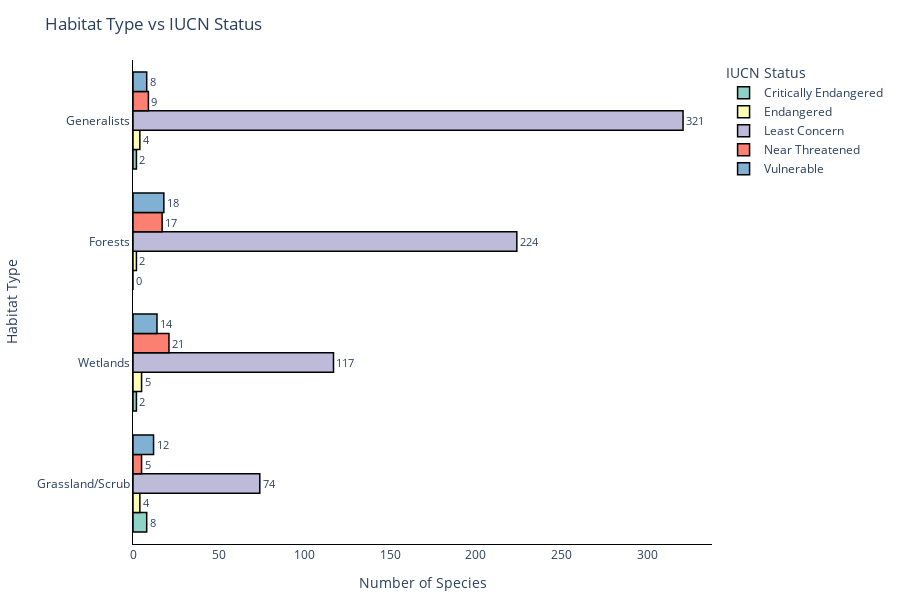

The notebook cell this image was saved under:
### Markdown cell above
### Habitat Type vs IUCN Status

### Code cell
# Group data
habitat_df = birds_df.groupby(['habitat_type', 'iucn_status']).size().reset_index(name='count')

# Sort habitat types by total count for better visual flow
habitat_order = habitat_df.groupby('habitat_type')['count'].sum().sort_values(ascending=False).index.tolist()

# Plot
fig = px.bar(
    habitat_df, 
    y='habitat_type',
    x='count',
    color='iucn_status',
    barmode='group',
    orientation='h',
    title='Habitat Type vs IUCN Status',
    text='count',
    category_orders={'habitat_type': habitat_order},
    color_discrete_sequence=px.colors.qualitative.Set3
)

# Update traces for text and bar edges
fig.update_traces(
    textposition='outside', 
    textfont_size=11,
    marker_line_color='black',  # edge color
    marker_line_width=1.5
)

# Update layout for clean white background + axis lines
fig.update_layout(
    xaxis_title='Number of Species',
    yaxis_title='Habitat Type',
    legend_title='IUCN Status',
    bargap=0.2,
    height=600,
    width=900,
    margin=dict(l=80, r=40, t=60, b=40),
    plot_bgcolor='white',
    paper_bgcolor='white',
    xaxis=dict(showgrid=False, zeroline=False, showline=True, linecolor='black', linewidth=1),
    yaxis=dict(showgrid=False, zeroline=False, showline=True, linecolor='black', linewidth=1),
    font=dict(size=12)
)

fig.show()

### Figure 1 — Plotly figure (JSON) as saved in the notebook; plotly's stock layout.template omitted (floating-point values rounded to 4 significant figures)
{"data": [{"alignmentgroup": "True", "hovertemplate": "iucn_status=Critically Endangered<br>count=%{text}<br>habitat_type=%{y}<extra></extra>", "legendgroup": "Critically Endangered", "marker": {"color": "rgb(141,211,199)", "line": {"color": "black", "width": 1.5}, "pattern": {"shape": ""}}, "name": "Critically Endangered", "offsetgroup": "Critically Endangered", "orientation": "h", "showlegend": true, "text": [0, 2, 8, 2], "textfont": {"size": 11}, "textposition": "outside", "type": "bar", "x": [0, 2, 8, 2], "xaxis": "x", "y": ["Forests", "Generalists", "Grassland/Scrub", "Wetlands"], "yaxis": "y"}, {"alignmentgroup": "True", "hovertemplate": "iucn_status=Endangered<br>count=%{text}<br>habitat_type=%{y}<extra></extra>", "legendgroup": "Endangered", "marker": {"color": "rgb(255,255,179)", "line": {"color": "black", "width": 1.5}, "pattern": {"shape": ""}}, "name": "Endangered", "offsetgroup": "Endangered", "orientation": "h", "showlegend": true, "text": [2, 4, 4, 5], "textfont": {"size": 11}, "textposition": "outside", "type": "bar", "x": [2, 4, 4, 5], "xaxis": "x", "y": ["Forests", "Generalists", "Grassland/Scrub", "Wetlands"], "yaxis": "y"}, {"alignmentgroup": "True", "hovertemplate": "iucn_status=Least Concern<br>count=%{text}<br>habitat_type=%{y}<extra></extra>", "legendgroup": "Least Concern", "marker": {"color": "rgb(190,186,218)", "line": {"color": "black", "width": 1.5}, "pattern": {"shape": ""}}, "name": "Least Concern", "offsetgroup": "Least Concern", "orientation": "h", "showlegend": true, "text": [224, 321, 74, 117], "textfont": {"size": 11}, "textposition": "outside", "type": "bar", "x": [224, 321, 74, 117], "xaxis": "x", "y": ["Forests", "Generalists", "Grassland/Scrub", "Wetlands"], "yaxis": "y"}, {"alignmentgroup": "True", "hovertemplate": "iucn_status=Near Threatened<br>count=%{text}<br>habitat_type=%{y}<extra></extra>", "legendgroup": "Near Threatened", "marker": {"color": "rgb(251,128,114)", "line": {"color": "black", "width": 1.5}, "pattern": {"shape": ""}}, "name": "Near Threatened", "offsetgroup": "Near Threatened", "orientation": "h", "showlegend": true, "text": [17, 9, 5, 21], "textfont": {"size": 11}, "textposition": "outside", "type": "bar", "x": [17, 9, 5, 21], "xaxis": "x", "y": ["Forests", "Generalists", "Grassland/Scrub", "Wetlands"], "yaxis": "y"}, {"alignmentgroup": "True", "hovertemplate": "iucn_status=Vulnerable<br>count=%{text}<br>habitat_type=%{y}<extra></extra>", "legendgroup": "Vulnerable", "marker": {"color": "rgb(128,177,211)", "line": {"color": "black", "width": 1.5}, "pattern": {"shape": ""}}, "name": "Vulnerable", "offsetgroup": "Vulnerable", "orientation": "h", "showlegend": true, "text": [18, 8, 12, 14], "textfont": {"size": 11}, "textposition": "outside", "type": "bar", "x": [18, 8, 12, 14], "xaxis": "x", "y": ["Forests", "Generalists", "Grassland/Scrub", "Wetlands"], "yaxis": "y"}], "layout": {"bargap": 0.2, "barmode": "group", "font": {"size": 12}, "height": 600, "legend": {"title": {"text": "IUCN Status"}, "tracegroupgap": 0}, "margin": {"b": 40, "l": 80, "r": 40, "t": 60}, "paper_bgcolor": "white", "plot_bgcolor": "white", "title": {"text": "Habitat Type vs IUCN Status"}, "width": 900, "xaxis": {"anchor": "y", "autorange": true, "domain": [0, 1], "linecolor": "black", "linewidth": 1, "range": [0, 337.9], "showgrid": false, "showline": true, "title": {"text": "Number of Species"}, "type": "linear", "zeroline": false}, "yaxis": {"anchor": "x", "autorange": true, "categoryarray": ["Grassland/Scrub", "Wetlands", "Forests", "Generalists"], "categoryorder": "array", "domain": [0, 1], "linecolor": "black", "linewidth": 1, "range": [-0.5, 3.5], "showgrid": false, "showline": true, "title": {"text": "Habitat Type"}, "type": "category", "zeroline": false}}}
